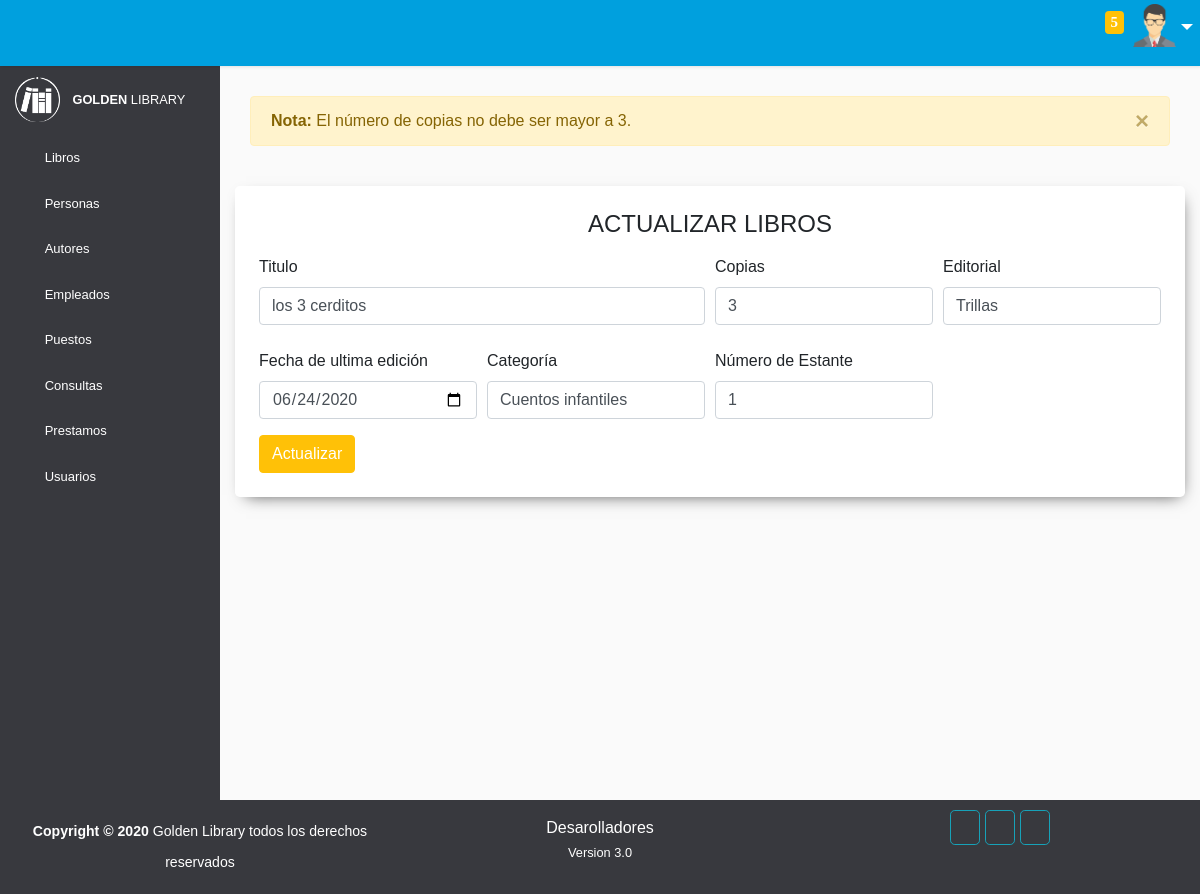
The page /libros/modificar_libros.php?id=1 (signed in) on the database its author committed.
### tables this page shows
CREATE TABLE `libros` (
  `Id_libro` int(11) NOT NULL,
  `Titulo` varchar(50) NOT NULL,
  `Copias` int(1) NOT NULL,
  `Editorial` varchar(30) NOT NULL,
  `Fecha_edicion` date DEFAULT NULL,
  `Categoria` varchar(30) NOT NULL,
  `Estante` int(1) NOT NULL,
  `Activo` int(1) NOT NULL DEFAULT '1'
);

### libros/modificar_libros.php (the view, shortened to what this page needs)
<!DOCTYPE html>
<html>
<head>
    <link rel="stylesheet" type="text/css" href="../vendor/bootstrap/css/bootstrap.min.css">
    <link rel="stylesheet" href="../vendor/bootstrap/css/style.css">
    <link rel="stylesheet" type="text/css" href="../icofont/icofont.min.css">
    <link rel="stylesheet" type="text/css" href="../vendor/bootstrap/css/sweetalert.css">
</head>
<body>
    <div class="wrapper">
        <nav id="sidebar">
            <div class="sidebar-header">
                <img width="45" height="45" src="../images/logo.png" alt="">
                <small><b class="ml-2">GOLDEN </b>LIBRARY</small>
            </div>
            <ul class="list-unstyled components">
                <li class="">
                    <a href="#homeSubmenu" data-toggle="collapse" aria-expanded="false" class="dropdown-toggle"><span class="icofont-library mr-3 h4 text-white"></span>Libros<i class="icofont-rounded-down text-white"></i></a>
                </li>
                <li class="">
                    <a href="#pageSubmenu" data-toggle="collapse" aria-expanded="false" class="dropdown-toggle"><span class="icofont-people mr-3 h4 text-white"></span>Personas<i class="icofont-rounded-down text-white"></i></a>
                </li>
                <li class="">
                    <a href="#autoresSubmenu" data-toggle="collapse" aria-expanded="false" class="dropdown-toggle"><span class="icofont-read-book-alt mr-3 h4 text-white"></span>Autores<i class="icofont-rounded-down text-white"></i></a>
                </li>
                <li class="">
                    <a href="#empleadosSubmenu" data-toggle="collapse" aria-expanded="false" class="dropdown-toggle"><span class="icofont-business-man mr-3 h4 text-white"></span>Empleados<i class="icofont-rounded-down text-white"></i></a>
                </li>
                <li class="">
                    <a href="#puestoSubmenu" data-toggle="collapse" aria-expanded="false" class="dropdown-toggle"><span class="icofont-tick-boxed mr-3 h4 text-white"></span>Puestos<i class="icofont-rounded-down text-white"></i></a>
                </li>
                <li class="">
                    <a href="#consultaSubmenu" data-toggle="collapse" aria-expanded="false" class="dropdown-toggle"><span class="icofont-learn mr-3 h4 text-white"></span>Consultas<i class="icofont-rounded-down text-white"></i></a>
                </li>
                <li class="">
                    <a href="#prestamoSubmenu" data-toggle="collapse" aria-expanded="false" class="dropdown-toggle"><span class="icofont-paper mr-3 h4 text-white"></span>Prestamos<i class="icofont-rounded-down text-white"></i></a>
                </li>
                <li class="">
                    <a href="#userSubmenu" data-toggle="collapse" aria-expanded="false" class="dropdown-toggle"><span class="icofont-users-alt-4 mr-3 h4 text-white"></span>Usuarios<i class="icofont-rounded-down text-white"></i></a>
                </li>
            </ul>
        </nav>
        <div class="menu">
            <nav style="background-color:#00A0DE" class="p-2 navbar navbar-expand-lg navbar-light">
                <div class="container-fluid">
                    <a href="#"><span id="sidebarCollapse" class="text-white h3 icofont-navigation-menu"></span></a>
                    <div class="ml-3 text-center text-white">
                    </div>
                    <div class="collapse navbar-collapse" id="navbarSupportedContent">
                        <ul class="nav navbar-nav ml-auto">
                            <li class="nav-item">
                                <a data-toggle="modal" data-target="#exampleModalScrollable1" class="text-white h5 nav-link" href="#" title="Nuestra empresa"><i class="mr-2 icofont-building-alt"></i></a>
                            </li>
                            <li class="nav-item">
                                <a data-toggle="modal" data-target="#exampleModalScrollable" class="text-white h5 nav-link" href="#" title="Contactanos"><i class="mr-2 icofont-search-map"></i></a>
                            </li>
                            <li class="nav-item">
                                <a class="text-white h5 nav-link" href="../inicio.php"><i class="icofont-ui-home" title="Inicio"></i></a>
                            </li>
                            <li class="nav-item">
                                <a href="../prestamos/pendientes.php" class="text-white h5 nav-link" href="#"><i class="icofont-notification" title="Notificaciones"><span style="position: relative; top: -8px;" class="bg-warning badge count">
                                      <?php
                                        require_once("../conexion/conexion.php");
                                        $buscar_pend="SELECT COUNT(Id_prestamo) AS numero FROM prestamos WHERE Fecha_devolucion<NOW() AND Estatus='Pendiente'";
                                        $confirmar=$conexion->query($buscar_pend);
                                        $rows=$confirmar->fetch_assoc();
                                        echo $rows['numero'];;
                                        ?>
                                </span></i></a>
                            </li>
                            <li class="nav-item">
                                <div class="btn-group">
                                  <button type="button" id="perfil" class="btn dropdown-toggle" data-toggle="dropdown" aria-haspopup="true" aria-expanded="false">
                                    <img width="43" height="43" src="../images/user.png" alt="">
                                  </button>
                            </div>
                            </li>
                        </ul>
                    </div>
                </div>
            </nav>
        </div>
        <div class="container">
            <br><br><br><br>
            <div class="container">
                <div class="alert alert-warning alert-dismissible fade show" role="alert">
                  <strong>Nota:</strong> El número de copias no debe ser mayor a 3.
                  <button type="button" class="close" data-dismiss="alert" aria-label="Close">
                    <span aria-hidden="true">&times;</span>
                  </button>
                </div>
            </div>
            <br>
            <div class="bg-white rounded-lg formulario">
                <?php
                        $id=$_REQUEST['id'];
                        require_once("../conexion/conexion.php");
                        $query="SELECT * FROM libros WHERE Id_libro=$id";
                        $resultado=$conexion->query($query);
                        $fila=$resultado->fetch_assoc();
                     ?>
                <form class="p-4 needs-validation" action="realizar_edicion.php?id=<?php echo $fila['Id_libro'] ?>" method="POST" novalidate>
                  <center><label for=""><h4>ACTUALIZAR LIBROS</h4></label></center>
                <div class="form-row">
                  <div class="col-md-4 col-lg-6 mb-4">
                    <label for="validationCustom01">Titulo</label>
                    <input type="text" class="form-control" id="validationCustom01"required name="titulo" placeholder="Titulo" value="<?php echo $fila['Titulo']; ?>"  pattern="[a-zA-ZàáâäãåąčćęèéêëėįìíîïłńòóôöõøùúûüųūÿýżźñçčšžÀÁÂÄÃÅĄĆČĖĘÈÉÊËÌÍÎÏĮŁŃÒÓÔÖÕØÙÚÛÜŲŪŸÝŻŹÑßÇŒÆČŠŽ∂ð ,.'-]+" maxlength="50">
                  </div>
                  <div class="col-md-4 col-lg-3 mb-4">
                    <label for="validationCustom02">Copias</label>
                    <input type="text" class="form-control" id="validationCustom02" required name="copias" placeholder="Número de copias" value="<?php echo $fila['Copias']; ?>" pattern="[0-9]{1}">
                  </div>
                  <div class="col-md-4 col-lg-3 mb-4">
                    <label for="validationCustom03">Editorial</label>
                    <input type="text" class="form-control" id="validationCustom03" required name="editorial" placeholder="Editorial" value="<?php echo $fila['Editorial']; ?>" pattern="[a-zA-ZàáâäãåąčćęèéêëėįìíîïłńòóôöõøùúûüųūÿýżźñçčšžÀÁÂÄÃÅĄĆČĖĘÈÉÊËÌÍÎÏĮŁŃÒÓÔÖÕØÙÚÛÜŲŪŸÝŻŹÑßÇŒÆČŠŽ∂ð ,.'-]+" maxlength="30">
                  </div>
                </div>
                 <div class="form-row">
                  <div class="col-md-6 col-lg-3 mb-3">
                    <label for="validationCustom04">Fecha de ultima edición</label>
                    <input type="date" class="form-control" id="validationCustom04" required name="fecha" value="<?php echo $fila['Fecha_edicion']; ?>">
                  </div>
                  <div class="col-md-6 col-lg-3 mb-3">
                    <label for="validationCustom05">Categoría</label>
                    <input type="text" class="form-control" id="validationCustom05" required name="cate" placeholder="Categoría" value="<?php echo $fila['Categoria']; ?>" pattern="[a-zA-ZàáâäãåąčćęèéêëėįìíîïłńòóôöõøùúûüųūÿýżźñçčšžÀÁÂÄÃÅĄĆČĖĘÈÉÊËÌÍÎÏĮŁŃÒÓÔÖÕØÙÚÛÜŲŪŸÝŻŹÑßÇŒÆČŠŽ∂ð ,.'-]+" maxlength="30">
                  </div>
                  <div class="col-md-6 col-lg-3 mb-3">
                    <label for="validationCustom06">Número de Estante</label>
                    <input type="text" class="form-control" id="validationCustom06" required name="estante" placeholder="Número de estante" value="<?php echo $fila['Estante']; ?>" pattern="[0-9]{1}">
                  </div>
                 </div>
                <button class="btn btn-warning text-white" type="submit" name="registrar">Actualizar</button>
              </form>
            </div>
          <br>
          </div>
    </div>
    <footer class=" ">
        <div class="container-fluid text-center">
            <div class="row">
                <div class="col-md-4">
                    <p class="text-white pt-3"><small><b>Copyright &copy; 2020 </b>Golden Library todos los derechos reservados</small></p>
                </div>
                <div class="col-md-4 text-white mt-3 mb-2">
                    <div class="contaiter">
                        <a href="../conexion/desarolladores.php">Desarolladores</a>
                        <br>
                        <small>Version 3.0</small>
                    </div>
                </div>
                <div class="col-md-4 text-white mt-3 mb-2">
                    <div class="container">
                        <div class="d-inline">
                            <a href="" class="rounded-lg border border-info pt-2 p-2"><span class="icofont-facebook text-white h6"></span></a>
                        </div>
                        <div class="d-inline">
                            <a href="" class="rounded-lg border border-info pt-2 p-2"><span class="icofont-brand-whatsapp text-white h6"></span></a>
                        </div>
                        <div class="d-inline">
                            <a href="" class="rounded-lg border border-info pt-2 p-2"><span class="icofont-instagram text-white h6"></span></a>
                        </div>
                    </div>
                </div>
            </div>
        </div>
    </footer>
</body>
</html>

### rows shown on the page
libros: titulo "los 3 cerditos", copias "3", editorial "Trillas", fecha "06/24/2020", cate "Cuentos infantiles", estante "1"

### other values the page prints
$rows['numero'] "5"
